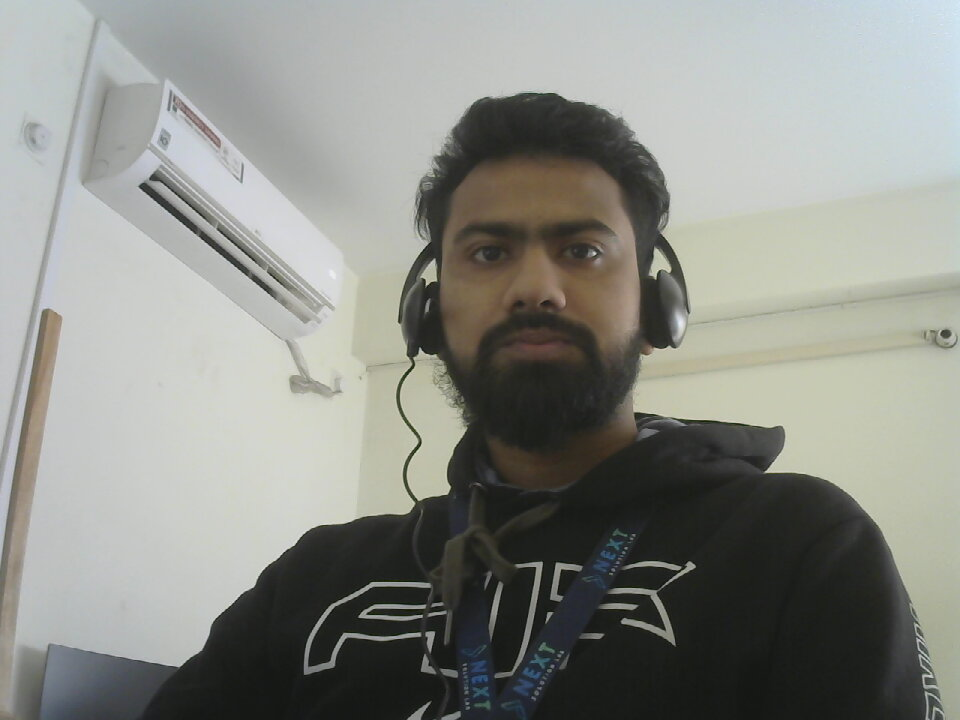
#> input picture Face_Detection_From_Image_using_OpenCV/badhon.jpg, 960 x 720 px
$ python image.py
#> lines starting #> are read from the running program, lines starting #| are printed output that depends on the picture; after the words box and inside, x2 and y2 are one past the last pixel; in counts of white or black regions, pixels touching at a corner belong together

import cv2

# Load the cascade classifier
face_cascade = cv2.CascadeClassifier('haarcascade_frontalface_default.xml')

# Read the input image
image = cv2.imread('badhon.jpg')
#> image is the input picture: shape (720, 960, 3); mean B, G, R 134.8, 140.5, 138.8

# Convert the image to grayscale
gray = cv2.cvtColor(image, cv2.COLOR_BGR2GRAY)
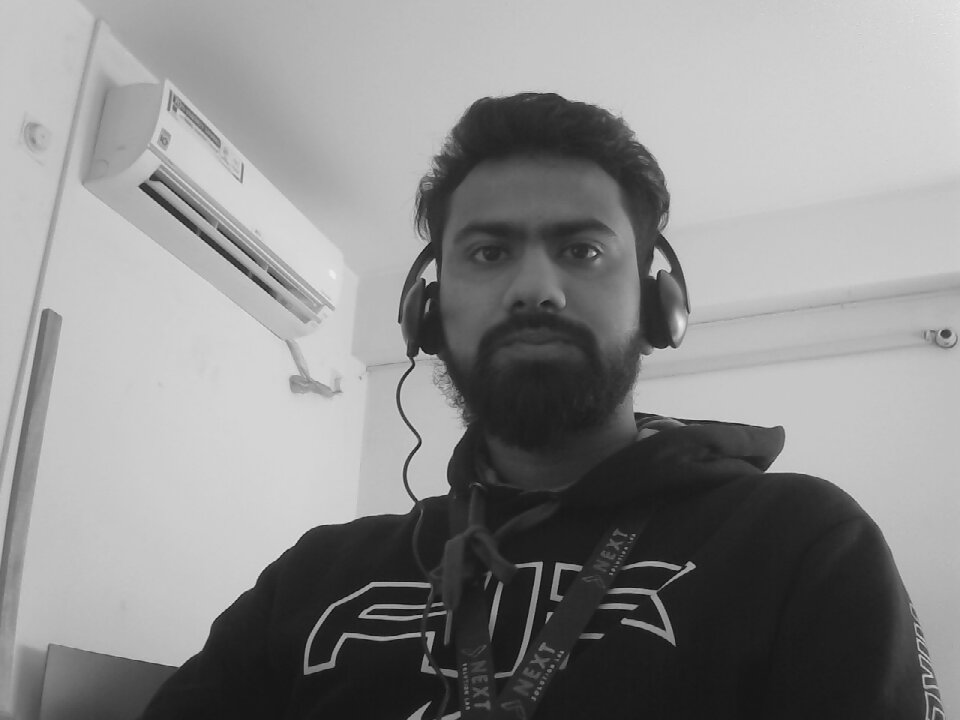
#> gray: shape (720, 960); min 7, max 238, mean 139.3

# Detect faces in the image
faces = face_cascade.detectMultiScale(gray, 1.1, 4)
#> faces = [[414, 155, 238, 238]]

# Draw a rectangle around the faces
for (x, y, w, h) in faces:
    cv2.rectangle(image, (x, y), (x+w, y+h), (255, 220, 0), 2)
#> this loop made 1 pass
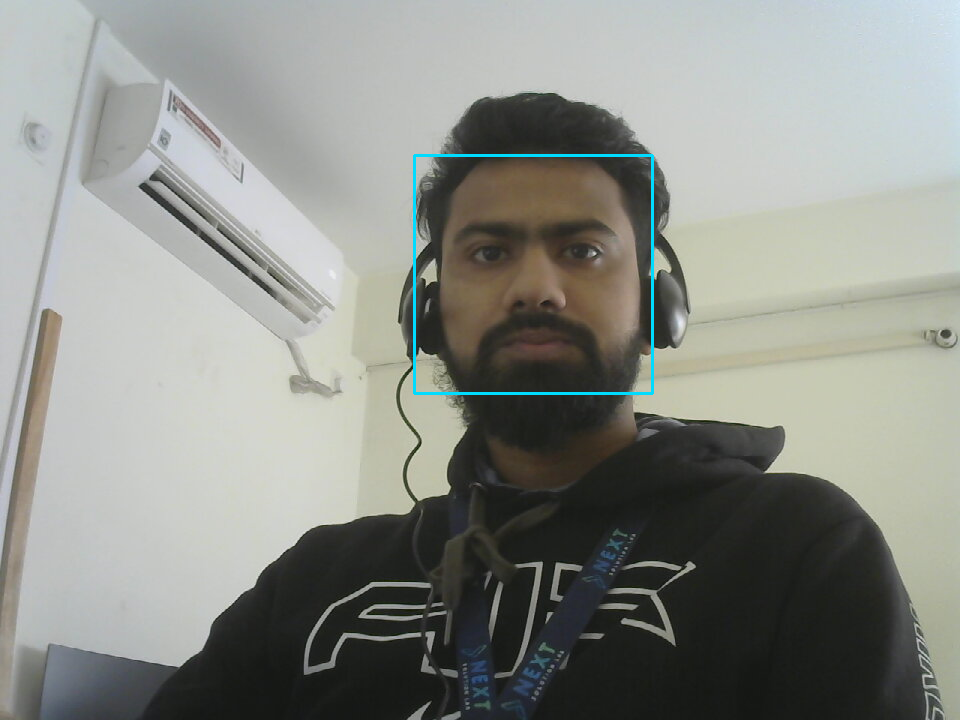
#> image: shape (720, 960, 3); 0.41% of pixels changed, all inside (x1, y1, x2, y2) = (413, 154, 654, 395)

# Save the output image
cv2.imwrite('output.jpg', image)
